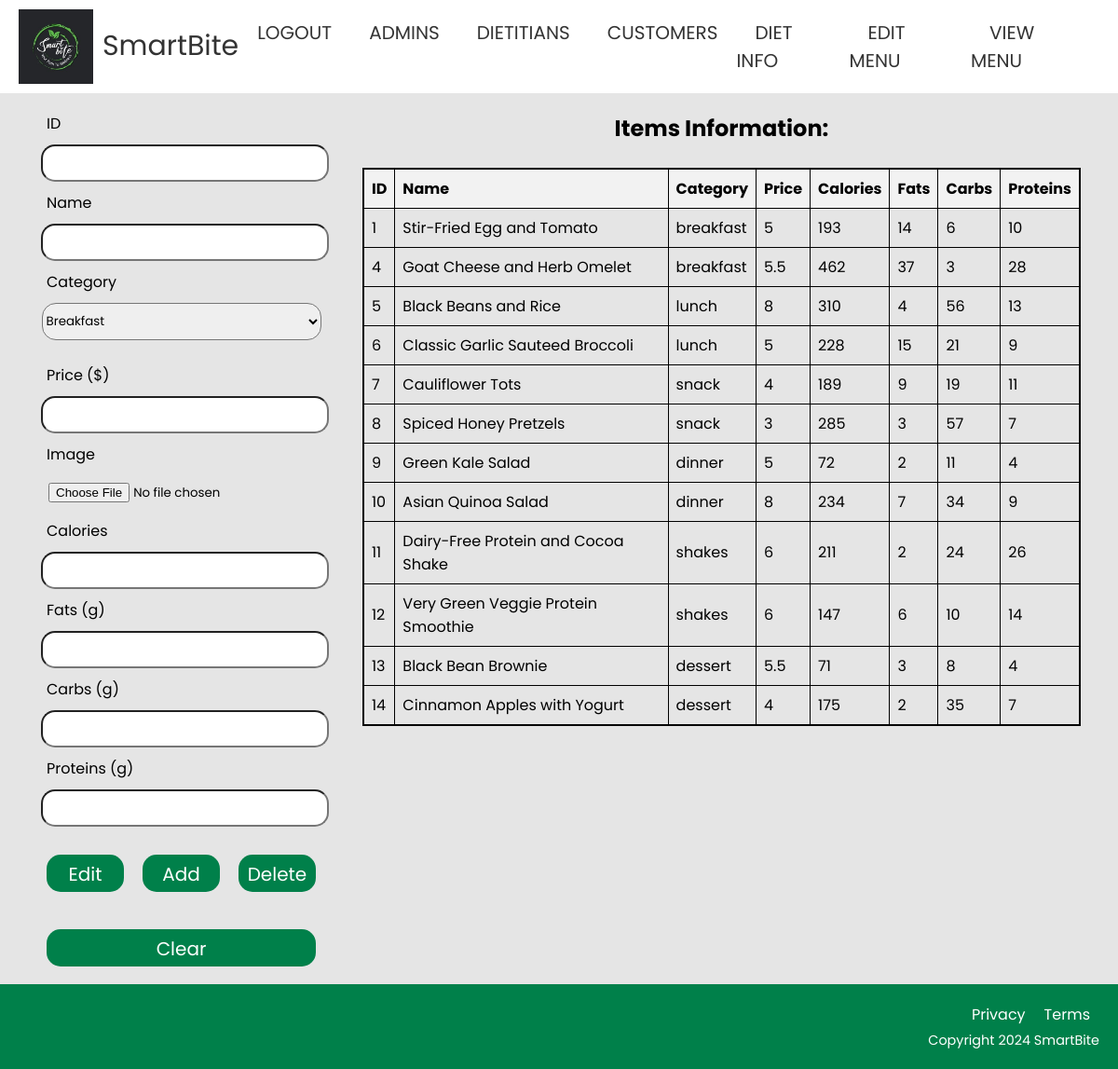
Screenshot of /menuadmin.php with the database file from the repository.
### tables this page shows
CREATE TABLE `items` (
  `id` int(11) NOT NULL,
  `name` varchar(100) NOT NULL,
  `category` varchar(100) NOT NULL,
  `price` double NOT NULL,
  `image` varchar(100) NOT NULL,
  `calories` double NOT NULL,
  `fats` double NOT NULL,
  `carbs` double NOT NULL,
  `protein` double NOT NULL
);

### menuadmin.php (the view, shortened to what this page needs)
<?php
    include('database/conn.php');
    function getItems($con) {
        $query = "SELECT * FROM `items`";
        $result = mysqli_query($con, $query);
        $items = array();
        if ($result) {
            if(mysqli_num_rows($result) > 0) {
                while($data = mysqli_fetch_assoc($result)) {
                    $items[] = $data;
                }
            }
        } else {
            echo "Error retrieving items: " . mysqli_error($con);
        }
        return $items;
    }
?>
<!DOCTYPE html>
<html lang="en">
<head>
    <link rel="stylesheet" href="Css/style.css">
    <link rel="stylesheet" href="Css/footer.css">
</head>
<body>
    <?php require("Adminheader.php"); ?>
    <center>
    <div class="container">
        <form action="item_action.php" method="post" enctype="multipart/form-data">
            <div class="input-fields">
                <label for="id">ID</label>
                <input type="text" name="id" id="id" readonly>
                <label for="name">Name</label>
                <input type="text" name="name" id="name" required>
                <label for="category">Category</label>
                <select name="category" id="category" style="width: 300px;height: 40px;border-radius:15px;" required>
                    <option value="Breakfast">Breakfast</option>
                </select><br><br>
                <label for="price">Price ($)</label>
                <input type="text" name="price" id="price" required>
                <label for="image">Image</label>
                <input type="file" name="image" id="image" accept="image/*">
                <label for="calories">Calories</label>
                <input type="text" name="calories" id="calories" required>
                <label for="fats">Fats (g)</label>
                <input type="text" name="fats" id="fats" required>
                <label for="carbs">Carbs (g)</label>
                <input type="text" name="carbs" id="carbs" required>
                <label for="protein">Proteins (g)</label>
                <input type="text" name="protein" id="protein" required>
                <div class="button-group">
                    <input type="submit" class="btn" name="action" value="Edit">
                    <input type="submit" class="btn" name="action" value="Add">
                    <input type="submit" class="btn" name="action" value="Delete">
                </div>
                <div class="button-group">
                    <input type="submit" class="btn" name="action" value="Clear">
                </div>
            </div>
        </form>
        <div class="table-container">
            <h2>Items Information:</h2>
            <br>
            <table>
                <thead>
                    <tr>
                        <th>ID</th>
                        <th>Name</th>
                        <th>Category</th>
                        <th>Price</th>
                        <th>Calories</th>
                        <th>Fats</th>
                        <th>Carbs</th>
                        <th>Proteins</th>
                    </tr>
                </thead>
                <tbody>
                    <?php
                        $itemsList = getItems($con);
                        if (!empty($itemsList)) {
                            foreach ($itemsList as $item) {
                                echo "<tr class='clickable-row' data-id='{$item['id']}' data-name='{$item['name']}' data-category='{$item['category']}' data-price='{$item['price']}' data-calories='{$item['calories']}' data-fats='{$item['fats']}' data-carbs='{$item['carbs']}' data-protein='{$item['protein']}' data-image='{$item['image']}'>";
                                echo "<td>{$item['id']}</td>";
                                echo "<td>{$item['name']}</td>";
                                echo "<td>{$item['category']}</td>";
                                echo "<td>{$item['price']}</td>";
                                echo "<td>{$item['calories']}</td>";
                                echo "<td>{$item['fats']}</td>";
                                echo "<td>{$item['carbs']}</td>";
                                echo "<td>{$item['protein']}</td>";
                                echo "</tr>";
                            }
                        } else {
                            echo "<tr><td colspan='8'>No records found</td></tr>";
                        }
                    ?>
                </tbody>
            </table>
        </div>
    </div>
    </center>
    <?php require("footer.php"); ?>
</body>
</html>

### Adminheader.php (shortened to what this page needs)
<!DOCTYPE html>
<html lang="en">
<head>
</head>
<body>
<header>
        <div class="logo">
          <img id="header-img" src="Images/Icons/LOGO.jpg" alt="smartbite logo" >
        <a href="admin.php">SmartBite</a></div>
        <div id="nav-bar">
            <ul>
                <li><a class="nav-link" href="logout_action.php">LOGOUT</a></li>
                <li><a class="nav-link" href="admins.php">ADMINS</a></li>
                <li><a class="nav-link" href="dietitians.php">DIETITIANS</a></li>
                <li><a class="nav-link" href="customers.php">CUSTOMERS</a></li>
                <li><a class="nav-link" href="admin_view_plan.php">DIET INFO</a></li>
                <li><a class="nav-link" href="menuadmin.php">EDIT MENU</a></li>
                <li><a class="nav-link" href="menuview.php">VIEW MENU</a></li>
            </ul>
        </div>
</header>
</body>
</html>

### footer.php
<div class="footercontainer">
        <footer>
                <ul>
                <li><a href="#">Privacy</a></li>
                <li><a href="#">Terms</a></li>
                </ul>
                <span>Copyright <?php echo date('Y'); ?> SmartBite</span>
        </footer>
</div>

### Css/style.css (style rules this page uses)
* { padding: 0; margin: 0; box-sizing: border-box; font-family: 'Poppins', sans-serif; }
body { background-color: rgb(229, 229, 229); font-family: 'Poppins', sans-serif; }
label { display: block; margin-bottom: 5px; text-align: left; margin-left: 10px; }
header { display: flex; align-items: center; justify-content: space-between; padding: 10px 20px; background-color: white; }
.logo { display: flex; align-items: center; }
.logo img { width: 80px; height: auto; }
.logo a { text-decoration: none; color: #333; font-size: 30px; margin-left: 10px; }
#nav-bar { flex-grow: 1; }
#nav-bar ul { list-style-type: none; padding: 0; margin: 0; display: flex; justify-content: center; }
.nav-link { text-decoration: none; color: #333; font-size: 20px; font-family: 'Poppins', sans-serif; margin: 0 20px; transition: box-shadow 0.3s; }
label { font-weight: normal; }
input, textarea { margin: 4px; padding: 8px; width: 100%; border-radius: 15px; }
.btn { height: 40px; background: rgb(0, 128, 74); border: 0; border-radius: 15px; color: #fff; font-size: 20px; cursor: pointer; transition: all .3s; margin-top: 10px; padding: 0px 10px; }

### Css/footer.css (style rules this page uses)
.footercontainer { min-height: calc(100% - 80px); position: relative; padding-bottom: 80px; }
footer { position: absolute; bottom: 0; width: 100%; background-color: rgb(0, 128, 74); padding: 20px; }
footer a { text-decoration: none; color: white; }
footer > ul { display: flex; justify-content: flex-end; list-style-type: none; }
footer > ul > li { padding: 0 10px; }
footer > span { margin-top: 5px; display: flex; justify-content: flex-end; font-size: 0.9em; color: white; }

### menuadmin.php (style rules this page uses)
.container { display: flex; justify-content: space-between; padding: 20px; }
.input-fields, .table-container { flex: 1; margin: 0 20px; }
.input-fields label, .input-fields input { display: block; margin-bottom: 10px; }
.table-container table { width: 100%; border-collapse: collapse; border: 2px solid #000; }
.table-container th, .table-container td { border: 1px solid #000; padding: 8px; text-align: left; }
.table-container th { background-color: #f2f2f2; }
.btn { display: block; margin: 10px 10px; padding: 6px; background-color: rgb(0, 128, 74); color: white; border: none; cursor: pointer; }
.button-group { display: flex; justify-content: space-between; margin-top: 20px; }
.clickable-row { cursor: pointer; }

### rows the page displays
items: id "1", name "Stir-Fried Egg and Tomato", category "breakfast", price "5", calories "193", fats "14", carbs "6", protein "10"
items: id "4", name "Goat Cheese and Herb Omelet", category "breakfast", price "5.5", calories "462", fats "37", carbs "3", protein "28"
items: id "5", name "Black Beans and Rice", category "lunch", price "8", calories "310", fats "4", carbs "56", protein "13"
items: id "6", name "Classic Garlic Sauteed Broccoli", category "lunch", price "5", calories "228", fats "15", carbs "21", protein "9"
items: id "7", name "Cauliflower Tots", category "snack", price "4", calories "189", fats "9", carbs "19", protein "11"
items: id "8", name "Spiced Honey Pretzels", category "snack", price "3", calories "285", fats "3", carbs "57", protein "7"
items: id "9", name "Green Kale Salad", category "dinner", price "5", calories "72", fats "2", carbs "11", protein "4"
items: id "10", name "Asian Quinoa Salad", category "dinner", price "8", calories "234", fats "7", carbs "34", protein "9"
items: id "11", name "Dairy-Free Protein and Cocoa Shake", category "shakes", price "6", calories "211", fats "2", carbs "24", protein "26"
items: id "12", name "Very Green Veggie Protein Smoothie", category "shakes", price "6", calories "147", fats "6", carbs "10", protein "14"
items: id "13", name "Black Bean Brownie", category "dessert", price "5.5", calories "71", fats "3", carbs "8", protein "4"
items: id "14", name "Cinnamon Apples with Yogurt", category "dessert", price "4", calories "175", fats "2", carbs "35", protein "7"
